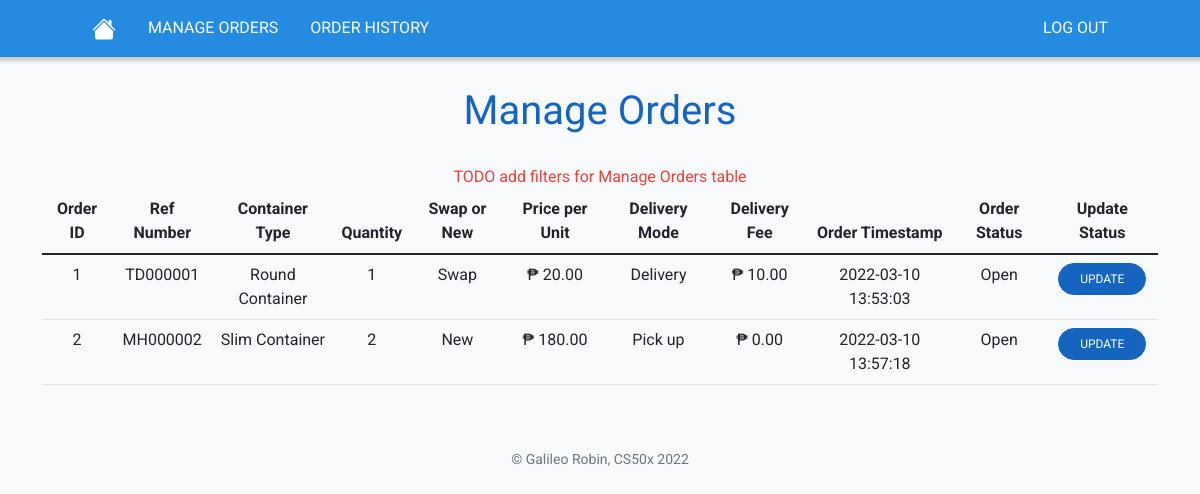
Before: /manage-orders (signed in) with the older database file.
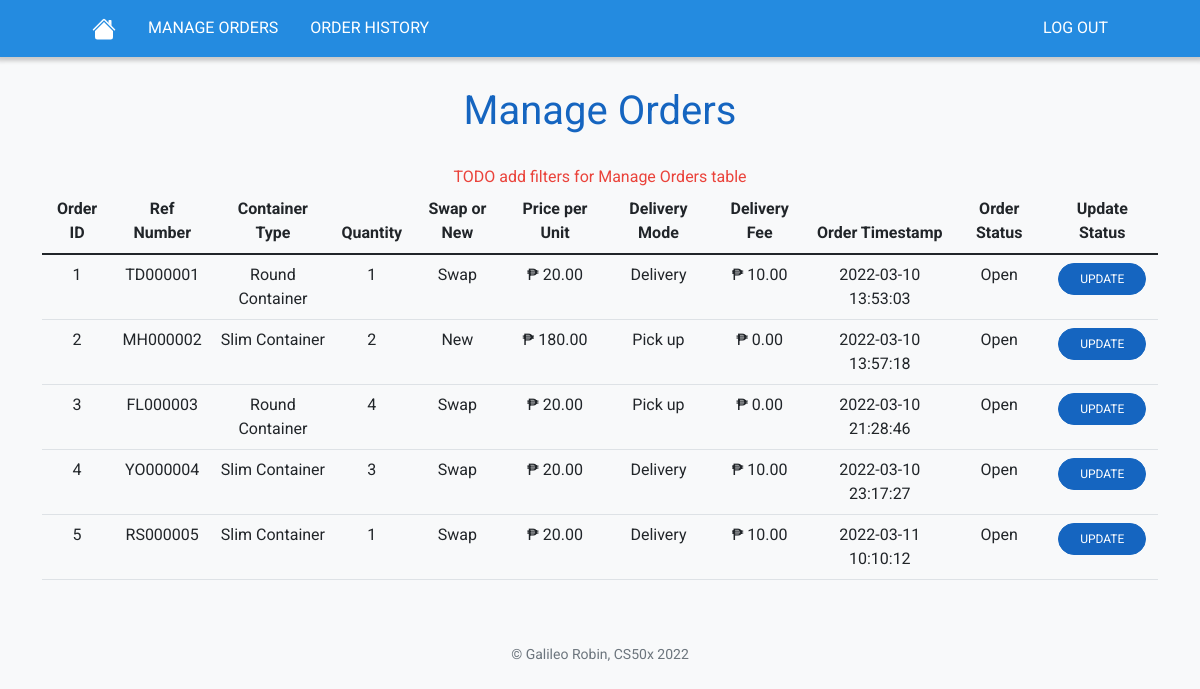
After: the same page with the newer database file.
### tables this page shows
CREATE TABLE orders
(id INTEGER PRIMARY KEY AUTOINCREMENT NOT NULL,
container_type TEXT NOT NULL,
quantity INTEGER NOT NULL,
swap_or_new TEXT NOT NULL,
price_per_unit NUMERIC NOT NULL,
delivery_mode TEXT NOT NULL,
delivery_fee NUMERIC NOT NULL,
txn_timestamp TEXT NOT NULL,
order_status TEXT NOT NULL);

### app.py (the view, shortened to what this page needs)
@app.route("/manage-orders", methods=["GET"])
@login_required
def manage_orders():
    orders_data = None
    current_order = None
    order_id = request.args.get('order_id')
    update_status = request.args.get('update')
    if not order_id:
        orders_data = db.execute("SELECT * FROM orders")
        for order in orders_data:
            order['ref_number'] = convert_id_to_ref_number(order['id'])
    return render_template("manage-orders.html", orders_data=orders_data, current_order=current_order, order_status=ORDER_STATUS, update_status=update_status)

### app.py (called while the page is built)
@app.after_request
def after_request(response):
    response.headers["Cache-Control"] = "no-cache, no-store, must-revalidate"
    response.headers["Expires"] = 0
    response.headers["Pragma"] = "no-cache"
    return response

### helpers.py (called while the page is built)
def login_required(f):
    @wraps(f)
    def decorated_function(*args, **kwargs):
        if session.get("user_id") is None:
            return redirect("/login")
        return f(*args, **kwargs)
    return decorated_function

def php(value):
    PESO_SYMBOL = u'\u20b1'
    return f"{PESO_SYMBOL} {value:,.2f}"

def convert_id_to_ref_number(id):
    ALPHABET = "ABCDEFGHIJKLMNOPQRSTUVWXYZ"
    try:
        num_to_hash = int(id) * 97
    except ValueError:
        return None
    new_num_to_hash = num_to_hash
    hash = ""
    for i in range(math.trunc(math.log(num_to_hash, 26)) + 1):
        hash = hash + ALPHABET[new_num_to_hash % 26]
        new_num_to_hash = math.trunc(new_num_to_hash / 26)
    id_string = str(f"{id:06d}")
    hash = "{}{}{}".format(hash, id_string[0:3], id_string[3:6])
    return hash

### templates/manage-orders.html (shortened to what this page needs)
{% extends "layout.html" %}
{% block main %}
{% if current_order == None %}
<div class="container text-center">
    <div class="my-4 fs-1 text-blue">Manage Orders</div>
    <div class="text-red">TODO add filters for Manage Orders table</div>
    <div class="table-responsive">
        <table class="table table-hover">
            <thead>
                <tr>
                    <th>Order ID</th>
                    <th>Ref Number</th>
                    <th>Container Type</th>
                    <th>Quantity</th>
                    <th>Swap or New</th>
                    <th>Price per Unit</th>
                    <th>Delivery Mode</th>
                    <th>Delivery Fee</th>
                    <th>Order Timestamp</th>
                    <th>Order Status</th>
                    <th>Update Status</th>
                </tr>
            </thead>
            <tbody>
                {% for order in orders_data %}
                <tr>
                    <td>{{ order['id'] }}</td>
                    <td>{{ order['ref_number'] }}</td>
                    <td>{{ order['container_type'] }}</td>
                    <td>{{ order['quantity'] }}</td>
                    <td>{{ order['swap_or_new'] }}</td>
                    <td>{{ order['price_per_unit'] | php}}</td>
                    <td>{{ order['delivery_mode'] }}</td>
                    <td>{{ order['delivery_fee'] | php}}</td>
                    <td>{{ order['txn_timestamp'] }}</td>
                    <td>{{ order['order_status'] }}</td>
                    <td>
                        <div class="row mx-1">
                            <button class="btn btn-primary text-small" id="{{ order['id'] }}" type="button">UPDATE</button>
                        </div>
                    </td>
                </tr>
                {% endfor %}
            </tbody>
        </table>
    </div>
</div>
{% endif %}
{% endblock %}

### templates/layout.html (shortened to what this page needs)
<!DOCTYPE html>
<html lang="en">
    <head>
        <link href="https://cdn.jsdelivr.net/npm/bootstrap@5.1.3/dist/css/bootstrap.min.css" rel="stylesheet">
        <link href="/static/styles.css" rel="stylesheet">
    </head>
    <body>
        <nav class="navbar navbar-expand-lg navbar-light nav-container shadow-high sticky-top">
            <div class="container-fluid container-large">
                <a class="nav-link" href="/">
                </a>
                <div class="collapse navbar-collapse" id="navbar">
                    {% if session["user_id"] %}
                        <ul class="navbar-nav me-auto">
                            <li class="nav-item"><a class="nav-link" href="/manage-orders">MANAGE ORDERS</a></li>
                            <li class="nav-item"><a class="nav-link" href="/history">ORDER HISTORY</a></li>
                        </ul>
                        <ul class="navbar-nav ms-auto">
                            <li class="nav-item"><a class="nav-link" href="/logout">LOG OUT</a></li>
                        </ul>
                    {% endif %}
                </div>
            </div>
        </nav>
        <main>
            {% block main %}{% endblock %}
        </main>
        <footer class="my-5 small text-center text-muted">
            &#169; Galileo Robin, CS50x 2022
        </footer>
    </body>
</html>

### static/styles.css (style rules this page uses)
:root { --blue: #1565c0; --dark-blue: #094e9e; --light-blue: #ebf7ff; --red: #ea433b; --yellow: #f5b82e; --green: #2e944b; --shadow: rgb(201, 201, 201); --light-gray: rgb(248, 249, 250); --border-gray: rgb(216, 212, 218); --nav-bar-color: rgb(36, 139, 224); }
body { font-family: 'Roboto', sans-serif !important; background-color: var(--light-gray); }
.container-large { max-width: 1080px; padding-left: 16px; padding-right: 16px; margin-left: auto; margin-right: auto; }
.navbar { padding-top: 0; padding-bottom: 0; }
.nav-link { padding-left: 1rem !important; padding-right: 1rem !important; padding-top: 1rem; padding-bottom: 1rem; color: white !important; transition: background-color 0.25s ease-in-out; }
.nav-container { border: none; background-color: var(--nav-bar-color) !important; }
.home-icon { width: 24px; height: 24px; }
.shadow-high { box-shadow: 0px 1px 4px 3px var(--shadow); }
.btn { border-radius: 20px !important; }
.btn-primary { background-color: var(--blue) !important; border-color: var(--blue) !important; }
.text-small { font-size: 0.75rem; }
.text-blue { color: var(--blue); }
.text-red { color: var(--red); }

Changed rows visible on the page:
added orders: id "3", ref_number "FL000003", container_type "Round Container", quantity "4", swap_or_new "Swap", price_per_unit|php "₱ 20.00", delivery_mode "Pick up", delivery_fee|php "₱ 0.00", txn_timestamp "2022-03-10 21:28:46", order_status "Open"
added orders: id "4", ref_number "YO000004", container_type "Slim Container", quantity "3", swap_or_new "Swap", price_per_unit|php "₱ 20.00", delivery_mode "Delivery", delivery_fee|php "₱ 10.00", txn_timestamp "2022-03-10 23:17:27", order_status "Open"
added orders: id "5", ref_number "RS000005", container_type "Slim Container", quantity "1", swap_or_new "Swap", price_per_unit|php "₱ 20.00", delivery_mode "Delivery", delivery_fee|php "₱ 10.00", txn_timestamp "2022-03-11 10:10:12", order_status "Open"
